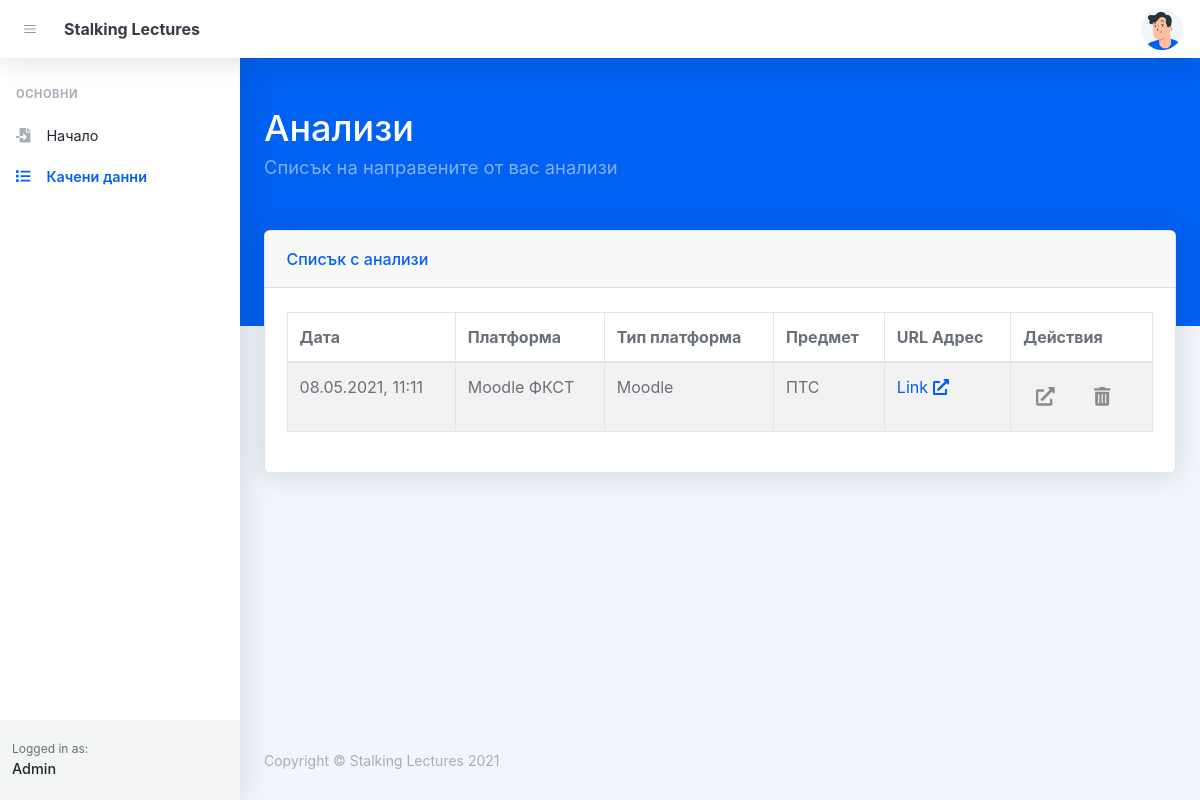
Before: /analysis/ (signed in) with the older database file.
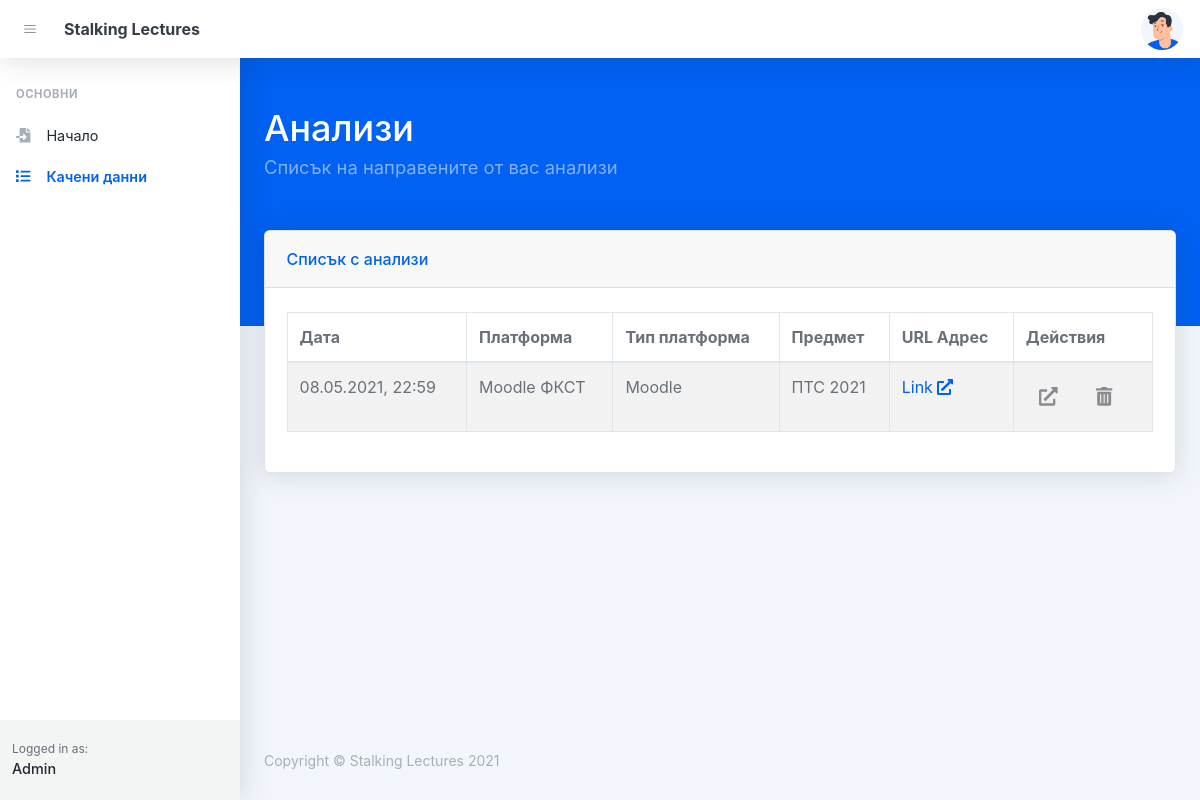
After: the same page with the newer database file.
### api/models.py (models this page shows, shortened)
class Upload(models.Model):
    user = models.ForeignKey(User, on_delete=models.CASCADE)
    platform_name = models.CharField(max_length=255)
    platform_type = models.CharField(max_length=255)
    platform_url = models.URLField(max_length=512)
    course_name = models.CharField(max_length=255)
    application_field = models.CharField(max_length=255, choices=appl_field_sl, default=appl_field_sl[0][1][0][0][0])
    date_added = models.DateTimeField(auto_now_add=True)

### frontend/views.py (the view)
# urls.py: path('analysis/', views.analysis_list_view, name='analysis'),
@login_required
def analysis_list_view(request):
    context = {}
    context['uploaded_analysis'] = Upload.objects.filter(
        user=request.user).order_by('-date_added')
    return render(request, 'frontend/pages/analysis.html', context)

### templates/frontend/pages/analysis.html (shortened to what this page needs)
{% extends 'frontend/base.html' %}
{% block header %}Анализи{% endblock %}
{% block header_desc %}Списък на направените от вас анализи{% endblock %}
{% block content %}
<div class="container mt-n10">
  <div class="row">
    <div class="col">
      <div class="card h-100">
        <div class="card-header">Списък с анализи</div>
        <div class="card-body h-100 d-flex flex-column justify-content-center py-5 py-xl-4">
          <table id="analisysListTable" class="table table-striped table-bordered table-responsive-sm rounded"
            style="width: 100%;" cellspacing="0">
            <thead>
              <tr>
                <th>Дата</th>
                <th>Платформа</th>
                <th>Тип платформа</th>
                <th>Предмет</th>
                <th>URL Адрес</th>
                <th>Действия</th>
              </tr>
            </thead>
            <tbody>
              {% for row in uploaded_analysis %}
              <tr>
                <td>{{ row.date_added|date:"d.m.Y, H:i" }}</td>
                <td>{{ row.platform_name }}</td>
                <td>{{ row.platform_type }}</td>
                <td>{{ row.course_name }}</td>
                <td>
                  <a href="{{ row.platform_url }}" target="_blank">Link <i class="fas fa-external-link-alt"></i></a>
                </td>
                <td>
                  <a href="{% url 'analysis_item' row.pk %}"
                    class="btn btn-datatable btn-icon btn-transparent-dark mr-2">
                    <i class="fas fa-external-link-alt fa-lg"></i></a>
                  <button class="btn btn-datatable btn-icon btn-transparent-dark delete" id="{{ row.id }}">
                    <i class="fas fa-trash-alt fa-lg"></i></button>
                </td>
              </tr>
              {% endfor %}
            </tbody>
          </table>
        </div>
      </div>
    </div>
  </div>
</div>
{% endblock %}
{% block styles %}
<link rel="stylesheet" href="https://cdn.datatables.net/1.10.24/css/dataTables.bootstrap4.min.css">
{% endblock %}

Changed rows visible on the page:
removed Upload: date_added "08.05.2021, 11:11", platform_name "Moodle ФКСТ", platform_type "Moodle", course_name "ПТС"
added Upload: date_added "08.05.2021, 22:59", platform_name "Moodle ФКСТ", platform_type "Moodle", course_name "ПТС 2021"
